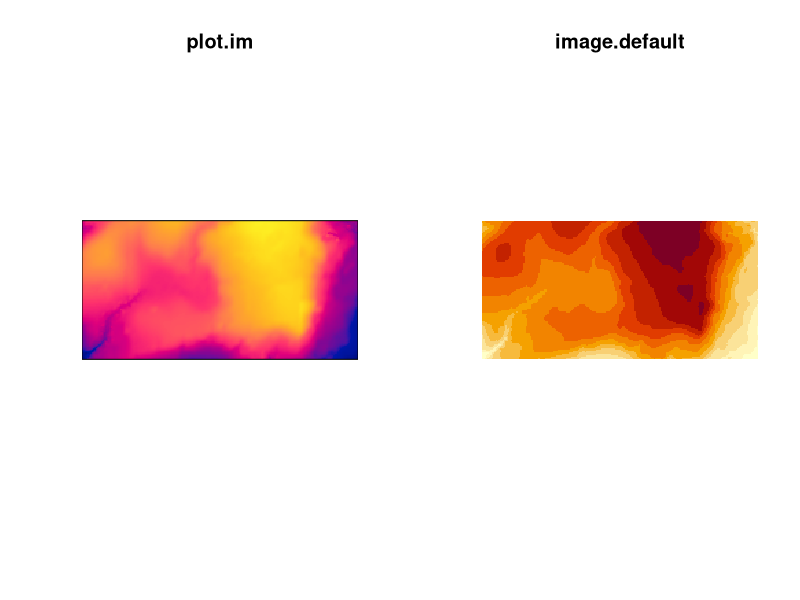

R code for this plot:
library(spatstat)


### Name: transmat
### Title: Convert Pixel Array Between Different Conventions
### Aliases: transmat
### Keywords: spatial hplot manip

### ** Examples

  opa <- par(mfrow=c(1,2))
  # image in spatstat format
  Z <- bei.extra$elev
  plot(Z, main="plot.im", ribbon=FALSE)
  m <- as.matrix(Z)
  # convert matrix to format suitable for display by image.default
  Y <- transmat(m, from="spatstat", to="Cartesian")
  image(Y, asp=0.5, main="image.default", axes=FALSE)
  par(opa)
